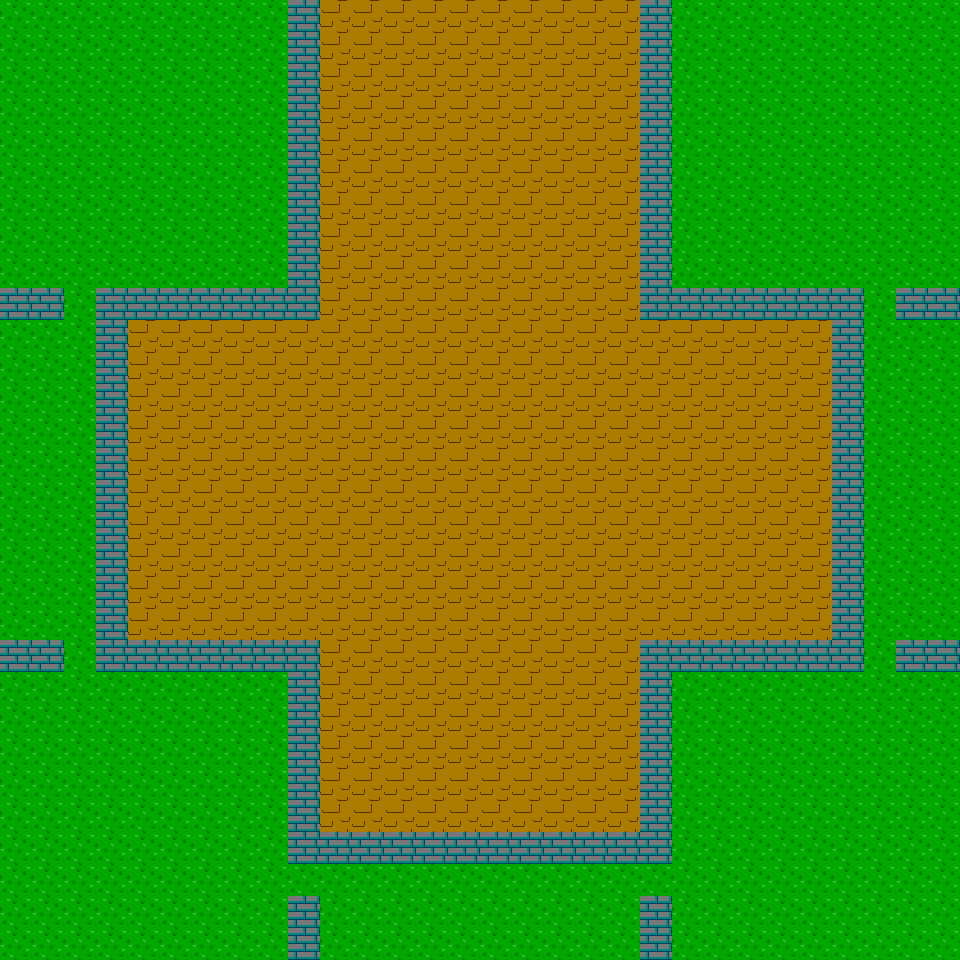

Tiled map render using the project's own tile images. Description and the map definition, with tile-layer contents summarised, below:
An orthogonal 30x30 tile map with 32x32 px tiles, 1 tile layer (map) and 1 object (Door).

<map version="1.0" orientation="orthogonal" width="30" height="30" tilewidth="32" tileheight="32">
 <tileset firstgid="1" name="tiles" tilewidth="32" tileheight="32">
  <image source="img/tiles.png" width="96" height="32" />
  <tile id="0">
   <properties>
    <property name="solid" value="false" />
   </properties>
  </tile>
  <tile id="1">
   <properties>
    <property name="solid" value="false" />
   </properties>
  </tile>
 </tileset>
 <layer name="map" width="30" height="30">
  <data>[900 cells, 900 non-empty, 3 distinct tile ids]</data>
 </layer>
 <objectgroup name="objects" width="30" height="30">
  <object name="Door" x="326" y="8" width="306" height="19">
   <properties>
    <property name="to" value="home" />
   </properties>
  </object>
 </objectgroup>
</map>
